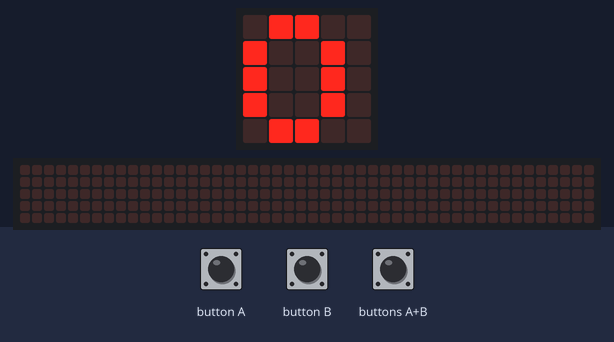
Recording of a program running on a simulated BBC micro:bit (MakeCode). Parts: the board's 5×5 LED display, a strip that is not on the board, showing the scrolling text unrolled. The test bench sets the inputs (shaded band). The 48×5 strip is a reading aid, not a part: it shows the text the display is scrolling, unrolled, one strip-width of it at a time.

Above: at 1.9 s.
2.0 s: button B pressed for 0.15 s
At 2.22 s:
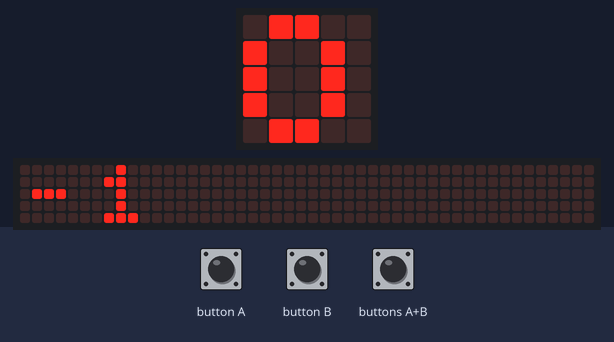
2.7 s: button A pressed for 0.15 s
3.4 s: button A pressed for 0.15 s
4.1 s: button B pressed for 0.15 s
4.8 s: buttons A+B pressed for 0.15 s
At 8.9 s:
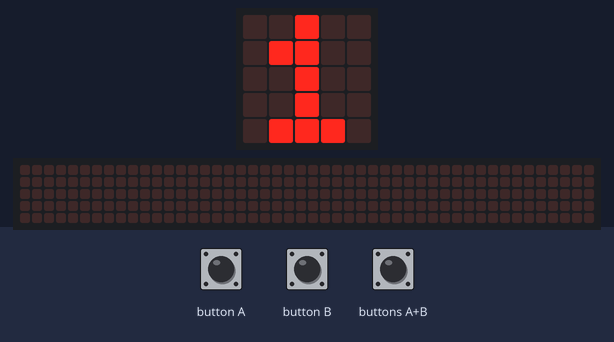
Timing chart, 0 to 9.5 s (numbered marks = the images above; inputs shaded):
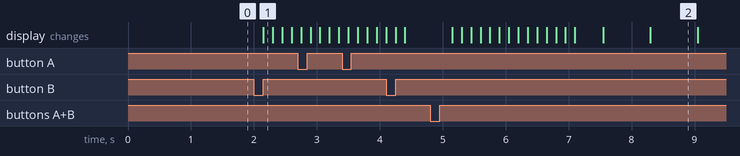

Measured:
- after the input at 2.0 s, the display: changes after 0.15 s (image 1)
- what the display in image 2 shows lasts 0.8 s, from 8.3 s to 9.1 s

The program:

main.ts
```typescript
input.onButtonPressed(Button.A, function () {
    num += 1
    basic.showNumber(num)
})
input.onButtonPressed(Button.AB, function () {
    num = 0
    basic.showNumber(num)
})
input.onButtonPressed(Button.B, function () {
    num += -1
    basic.showNumber(num)
})
let num = 0
num = 0
basic.showNumber(num)
basic.forever(function () {

})
```

test.ts
```typescript
// 테스트는 여기로 이동합니다; 이 패키지가 확장으로 사용될 때 컴파일되지 않을 것 입니다.
```
